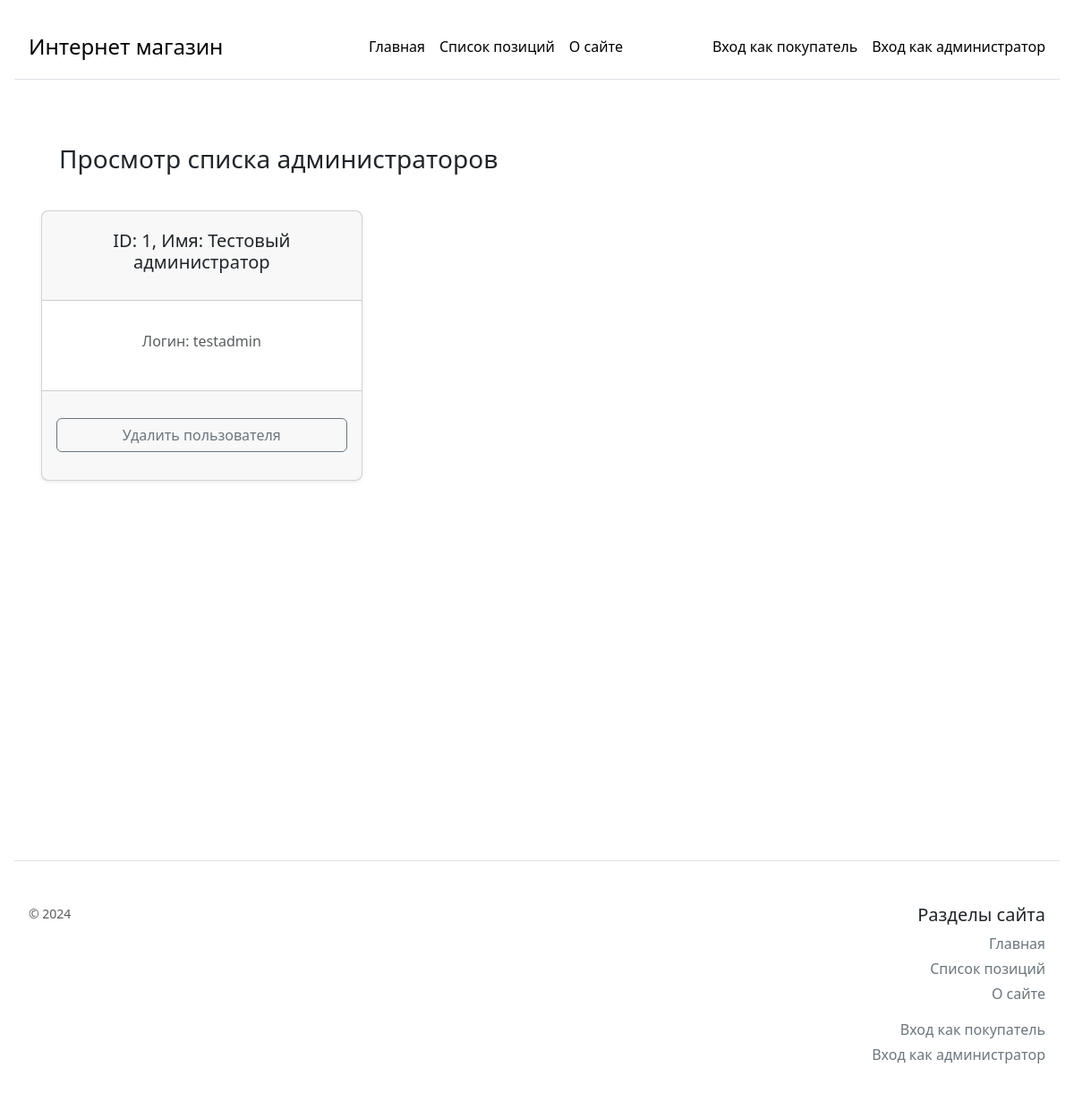
Page /users_list on the earlier database version.
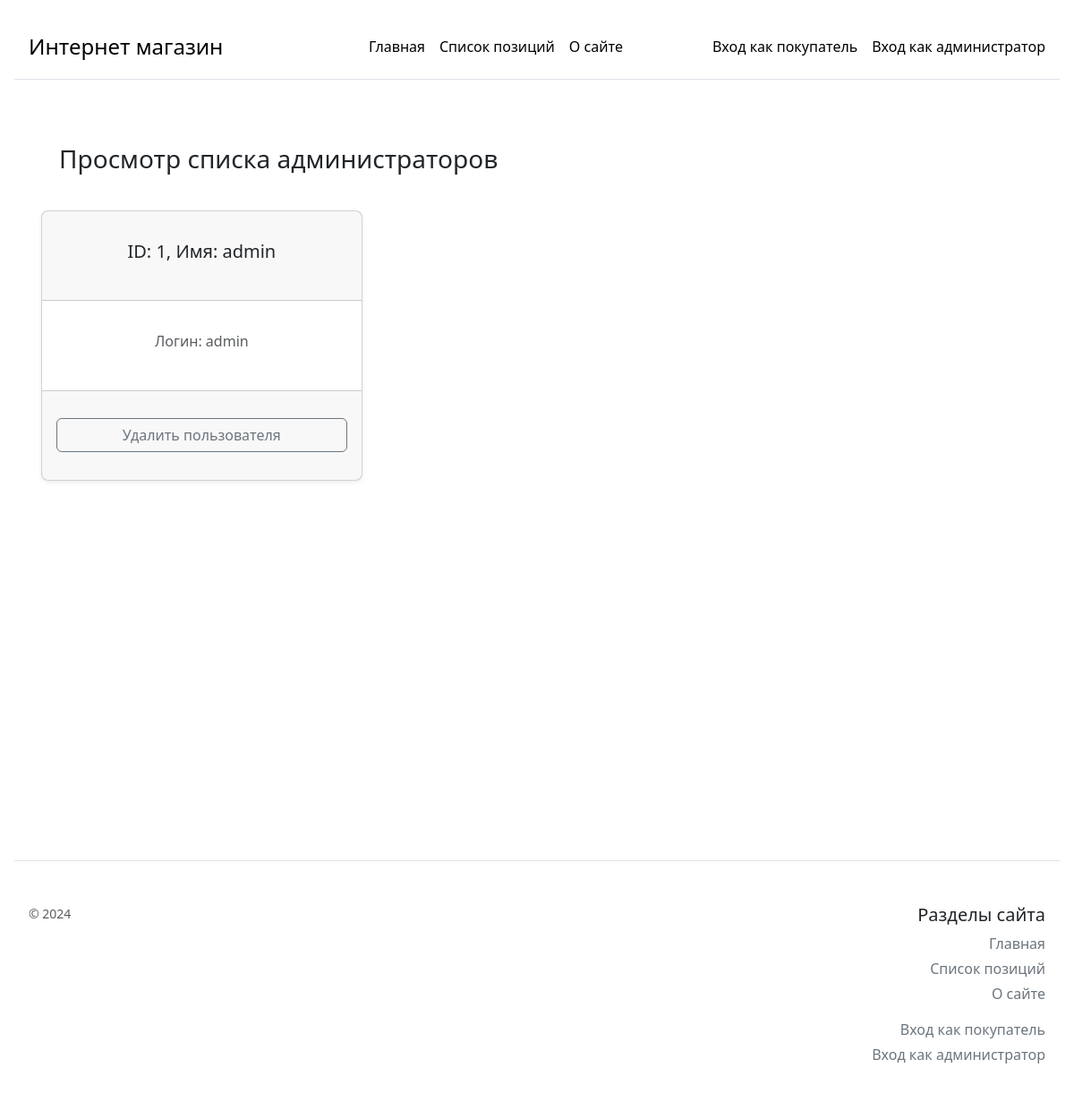
Same page on the later database version.
### models/user.py (models this page shows, shortened)
    class UserModel(db.Model):
        __tablename__ = 'users'
        id = db.Column(db.Integer(), primary_key=True)
        name = db.Column(db.String(100), unique=True, nullable=False)
        login = db.Column(db.String(50), unique=True, nullable=False)
        email = db.Column(db.String(100), unique=True, nullable=False)
        password_hash = db.Column(db.String(100), unique=False, nullable=False)

### main.py (the view)
@app.route('/users_list', methods=['POST', 'GET'])
def usersList():
    return usersListHandler(UserModel, db, autorization, basket)

### route_handlers/users_list.py (called while the page is built)
def usersListHandler(UserModel, db: SQLAlchemy, autorization, basket):
    if request.method == 'POST':
        userId = request.form.get('id')
        user = UserModel.query.filter_by(id=userId).first()
        if (user != None):
            db.session.delete(user)
            db.session.commit()
    UsersFromQuery = UserModel.query.all()
    users = []
    for user in UsersFromQuery:
        users.append({
            'id': user.id,
            'name': user.name,
            'login': user.login
        })
    return render_template('users_list.html', users=users, autorization=autorization, basket=basket)

### templates/users_list.html (shortened to what this page needs)
{% extends 'template.html' %}
{% block body %}
<div class="row p-3">
    <div class="col p-3">
        <h3>Просмотр списка администраторов</h3>
    </div>
</div>
<form method="post">
    <div class="row row-cols-1 row-cols-md-3 mb-3 text-center g-3">
        {% for user in users %}
        <div class="col">
            <div class="card mb-3 rounded-3 shadow-sm text-center">
                <div class="card-header"
                    style="min-height: 100px; display: flex; align-items: center; justify-content: center;">
                    <h5>ID: {{ user['id'] }}, Имя: {{ user['name'] }}</h5>
                </div>
                <div class="card-body text-muted"
                    style="min-height: 100px; display: flex; align-items: center; justify-content: center;">
                    <h6>Логин: {{ user['login'] }}</h6>
                </div>
                <div class="card-footer"
                    style="min-height: 100px; display: flex; align-items: center; justify-content: center;">
                    <button type="button" class="w-100 btn btn-m btn-outline-secondary" data-bs-toggle="modal"
                        data-bs-target="#modal_{{ user['id'] }}">Удалить пользователя</button>
                </div>
            </div>
        </div>
        {% endfor %}
    </div>
</form>
{% endblock %}

### templates/template.html (shortened to what this page needs)
<!DOCTYPE html>
<html lang="en">
<head>
    <link rel="stylesheet" href="{{ url_for('static', filename='bootstrap.min.css') }}" rel="stylesheet">
</head>
<body>
    <div class="container-fluid p-3" style="min-height: 100vh">
        <header>
            <div class="d-flex flex-column flex-md-row align-items-center p-3 mb-4 border-bottom">
                <a href="/" class="d-flex align-items-center link-body-emphasis text-decoration-none">
                    <span class="fs-4">Интернет магазин</span>
                </a>
                <nav class="d-inline-flex mt-2 mt-md-0 ms-md-auto">
                    <a class="me-3 py-2 link-body-emphasis text-decoration-none" href="/">Главная</a>
                    <a class="me-3 py-2 link-body-emphasis text-decoration-none" href="/categories">Список позиций</a>
                    <a class="py-2 link-body-emphasis text-decoration-none" href="/about" style="margin-right: 100px;">О
                        сайте</a>
                    {% if autorization.isUserLogin == False and autorization.isClientLogin == False %}
                    <a class="me-3 py-2 link-body-emphasis text-decoration-none" href="/client_login"
                        style="text-align: end;">Вход
                        как
                        покупатель</a>
                    <a class="py-2 link-body-emphasis text-decoration-none" href="/user_login"
                        style="text-align: end;">Вход
                        как администратор</a>
                    {% endif %}
                </nav>
            </div>
        </header>
        <main style="min-height: 55vh">
            <div class="container p-3" style="min-height: 100vh">
                {% block body %}{% endblock%}
            </div>
        </main>
        <footer class="pt-4 my-md-5 pt-md-5 p-3 border-top">
            <div class="row">
                <div class="col-12 col-md">
                    <small class="d-block mb-3 text-body-secondary">© 2024</small>
                </div>
                {% if autorization.isUserLogin == True %}
                <div class="col-6 col-md" style="text-align: end;">
                    <h5>Добавление элементов</h5>
                    <ul class="list-unstyled text-small">
                        <li class="mb-1"><a class="link-secondary text-decoration-none"
                                href="/add_new_category">Добавление новой
                                категории</a></li>
                        <li class="mb-1"><a class="link-secondary text-decoration-none"
                                href="/add_new_position">Добавление новой
                                позиции</a></li>
                        <li class="mb-1"><a class="link-secondary text-decoration-none"
                                href="/add_new_client">Добавление
                                нового
                                клиента</a></li>
                        <li class="mb-1"><a class="link-secondary text-decoration-none" href="/add_new_user">Добавление
                                нового
                                администратора</a></li>
                    </ul>
                </div>
                <div class="col-6 col-md" style="text-align: end;">
                    <h5>Просмотр/Редактирование</h5>
                    <ul class="list-unstyled text-small">
                        <li class="mb-1"><a class="link-secondary text-decoration-none" href="/categories_list">Просмотр
                                списка
                                категорий</a></li>
                        <li class="mb-1"><a class="link-secondary text-decoration-none" href="/positions_list">Просмотр
                                списка
                                позиций</a></li>
                        <li class="mb-1"><a class="link-secondary text-decoration-none"
                                href="/positions_images_list">Просмотр списка изображений</a></li>
                        <li class="mb-1"><a class="link-secondary text-decoration-none" href="/clients_list">Просмотр
                                списка клиентов</a></li>
                        <li class="mb-1"><a class="link-secondary text-decoration-none" href="/users_list">Просмотр
                                списка администраторов</a></li>
                    </ul>
                </div>
                {% else %}
                <div class="col-6 col-md"></div>
                <div class="col-6 col-md"> </div>
                <div class="col-6 col-md"></div>
                {% endif %}
                <div class="col-6 col-md" style="text-align: end;">
                    <h5>Разделы сайта</h5>
                    <ul class="list-unstyled text-small">
                        <li class="mb-1"><a class="link-secondary text-decoration-none" href="/">Главная</a></li>
                        <li class="mb-1"><a class="link-secondary text-decoration-none" href="/">Список позиций</a></li>
                        <li class="mb-3"><a class="link-secondary text-decoration-none" href="/about">О сайте</a></li>
                        {% if autorization.isUserLogin == False and autorization.isClientLogin == False %}
                        <li class="mb-1"><a class="link-secondary text-decoration-none" href="/">Вход как покупатель</a>
                        </li>
                        <li class="mb-3"><a class="link-secondary text-decoration-none" href="/user_login">Вход как
                                администратор</a></li>
                        {% else %}
                        <li class="mb-3"><a class="link-secondary text-decoration-none" href="/logout">Выход</a></li>
                        {% endif %}
                    </ul>
                </div>
            </div>
        </footer>
    </div>
</body>
</html>

Differences in the rows shown:
changed UserModel id 1: name "Тестовый администратор" → "admin"; login "testadmin" → "admin"
